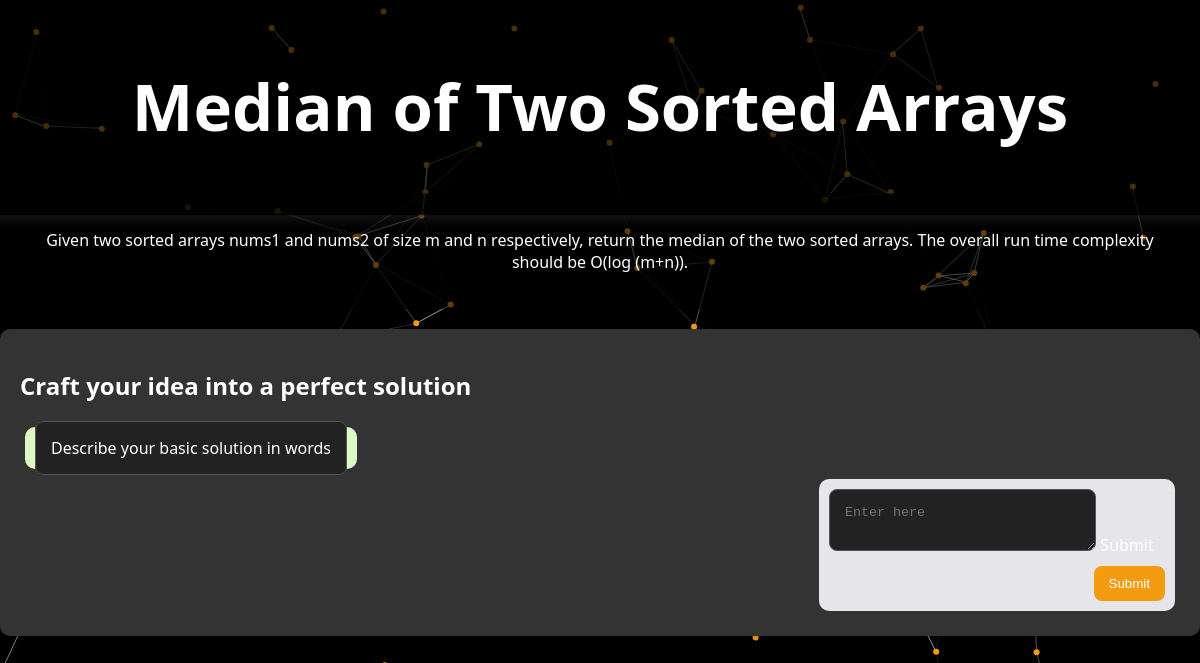
Screenshot of /chat/4 with the database file from the repository.
### home/models.py (models this page shows, shortened)
class Questions(models.Model):
    q_id=models.IntegerField()
    q_name=models.CharField(max_length=100)
    q_desc=models.TextField()
    q_examples=models.TextField()
    q_code=models.TextField()
    q_soln=models.TextField(blank=True)

### home/views.py (the view)
# urls.py: path('chat/<int:id>',views.chatbot),
def chatbot(request,id):
    obj=Questions.objects.get(q_id=id)
    dict_q={
        'ques':obj,
    }
    return render(request,'chat.html',dict_q)

### templates/chat.html (shortened to what this page needs)
<!DOCTYPE html>
<html lang="en">
<head>
</head>
<body>
    <div id="particles-js"></div>
    <header>
        <h1 class="animate__animated animate__fadeInDown">{{ques.q_name}}</h1>
    </header>
    <div class="description animate__animated animate__fadeIn">
        <p>{{ques.q_desc}}</p>
    </div>
    <div class="container animate__animated animate__fadeIn">
        <h2>Craft your idea into a perfect solution</h2>
        <form action="suggest">
        <div class="chat">
            <div class="chat-bubble chat-left">
                <label class="label1">Describe your basic solution in words</label>
            </div>
            <div class="chat-bubble chat-right">
                <textarea class="label2" placeholder="Enter here" name="t1"></textarea>
                <input type="submit" class="submit-button" id="b1">Submit</input>
            </div>
        </div>
    </form>
    </div>
</body>
</html>

### templates/chat.html (style rules this page uses)
body { font-family: 'Segoe UI', Tahoma, Geneva, Verdana, sans-serif; margin: 0; padding: 0; background-color: #000; color: #FFF; }
#particles-js { position: fixed; width: 100%; height: 100%; z-index: -1; }
header { background-color: rgba(0, 0, 0, 0.5); text-align: center; padding: 20px; font-size: 32px; transition: background-color 0.5s, transform 0.3s, box-shadow 0.3s, color 0.5s, text-shadow 0.3s; cursor: pointer; color: #FFF; }
.description { background-color: rgba(0, 0, 0, 0.6); text-align: center; padding: 20px; color: #FFF; position: relative; transform: translateY(-20px); transition: background-color 0.5s, transform 0.3s; }
.container { max-width: 1200px; margin: 0 auto; padding: 20px; background-color: #333; border-radius: 10px; box-shadow: 0px 4px 10px rgba(0, 0, 0, 0.1); }
.label1 { margin-bottom: 15px; cursor: pointer; transition: transform 0.2s, box-shadow 0.2s; padding: 15px; border: 1px solid #555; border-radius: 8px; background-color: #222; }
.label2 { margin-bottom: 15px; transition: transform 0.2s, box-shadow 0.2s; padding: 15px; border: 1px solid #555; border-radius: 8px; background-color: #222; color:white; }
.chat { display: flex; flex-direction: column; }
.chat-bubble { padding: 10px; border-radius: 10px; margin: 5px; max-width: 70%; }
.chat-left { background-color: #DCF8C6; align-self: flex-start; }
.chat-right { background-color: #E5E5EA; align-self: flex-end; }
.label1 { margin: 0; }
.label2 { margin: 0; width: 70%; }
.submit-button { background-color: #f39c12; color: #FFF; border: none; padding: 10px 15px; border-radius: 8px; cursor: pointer; margin-top: 10px; float: right; }

### rows the page displays
Questions: q_name "Median of Two Sorted Arrays", q_desc "Given two sorted arrays nums1 and nums2 of size m and n respectively, return the median of the two sorted arrays. The overall run time complexity should be O(log (m+n))."
